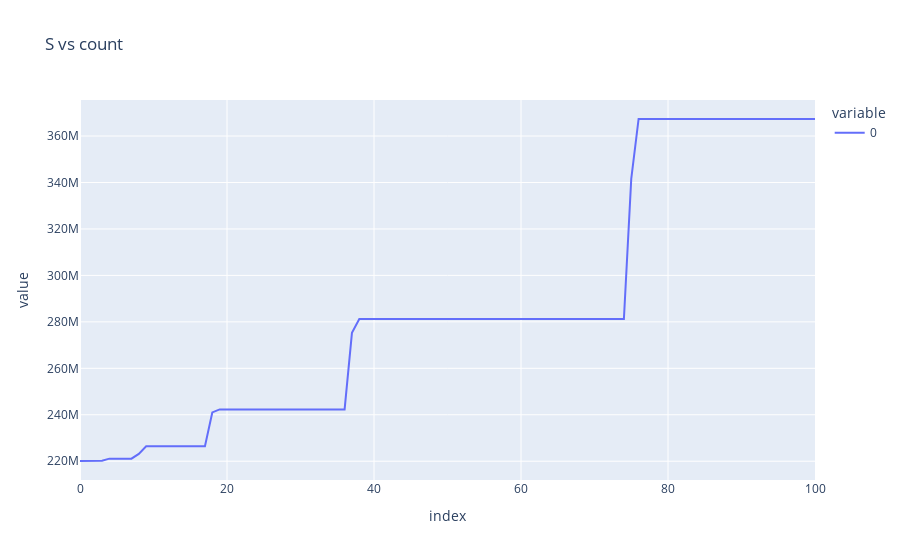

This figure's notebook cell:
### Code cell
import plotly.express as px

fig = px.line(pd.DataFrame(count.median()), title='S vs count')
fig.show()
